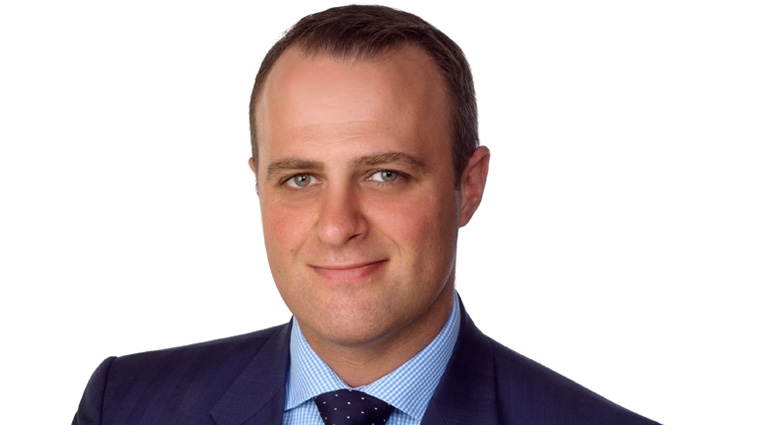
#> input picture InternshipProject/Image/Humanimg.jpg, 760 x 425 px
$ python milestone2_1.py
#> lines starting #> are read from the running program, lines starting #| are printed output that depends on the picture
import cv2
import numpy as np
from matplotlib import pyplot as plt
k = 5
img = cv2.imread("Humanimg.jpg")
#> img is the input picture: shape (425, 760, 3); mean B, G, R 199.5, 199.1, 210.7
img = cv2.cvtColor(img,cv2.COLOR_RGB2BGR)
kernel = np.ones((5,5),np.float32)/25
print (kernel)
dst = cv2.filter2D(img,-1,kernel)
mask = cv2.subtract(img,dst)
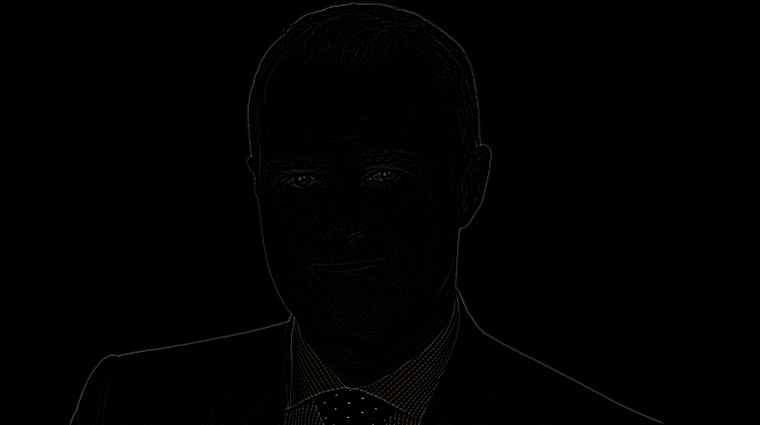
#> mask: shape (425, 760, 3); mean R, G, B 1, 1, 0.9
img_unsharp_highboots = cv2.add(img,k*mask)
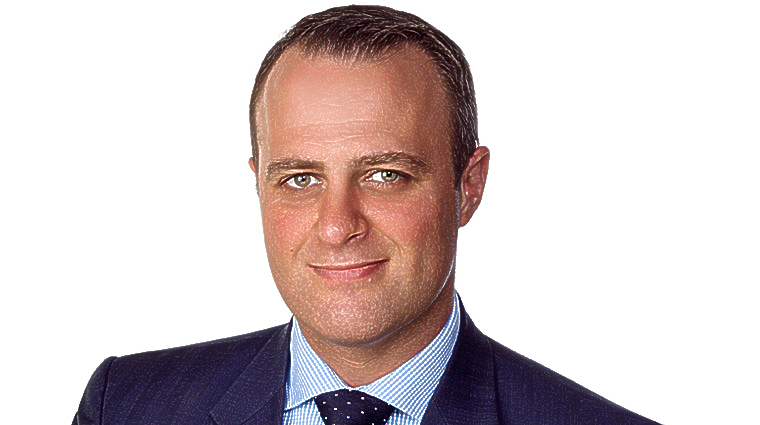
#> img_unsharp_highboots: shape (425, 760, 3); mean R, G, B 213.5, 201.8, 201.9
plt.subplot(121),plt.imshow(img),plt.title('Original')
plt.xticks([]), plt.yticks([])
plt.subplot(122),plt.imshow(img_unsharp_highboots),plt.title('After Unsharp and Highboots')
plt.xticks([]), plt.yticks([])
plt.show()
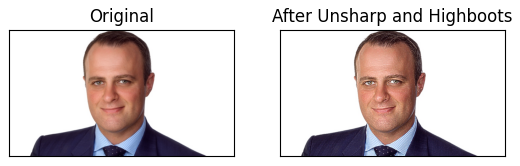
#> figure drawn by matplotlib, 2 panels

$ run again, with InternshipProject/Image/allshape.jpg copied over InternshipProject/Image/Humanimg.jpg
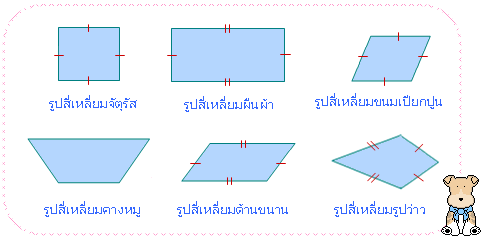
#> input picture InternshipProject/Image/allshape.jpg, 484 x 240 px
#> img is the input picture: shape (240, 484, 3); mean B, G, R 250.9, 241.3, 233.8
#> `mask = cv2.subtract(img,dst)`:
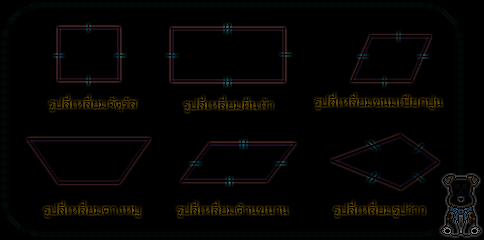
#> mask: shape (240, 484, 3); mean R, G, B 4.7, 3.9, 2.2
#> `plt.show()`:
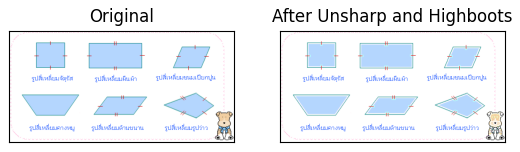
#> figure drawn by matplotlib, 2 panels

$ run again, with InternshipProject/Image/fruitblack.jpg copied over InternshipProject/Image/Humanimg.jpg
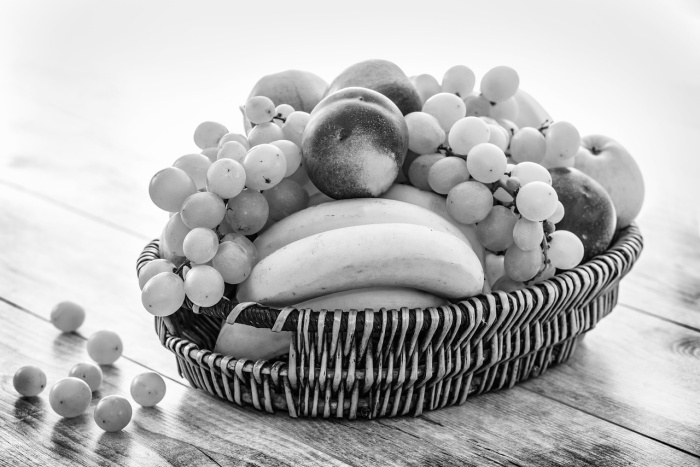
#> input picture InternshipProject/Image/fruitblack.jpg, 700 x 467 px
#> img is the input picture: shape (467, 700, 3); min 0, max 255, mean 181.2
#> `mask = cv2.subtract(img,dst)`:
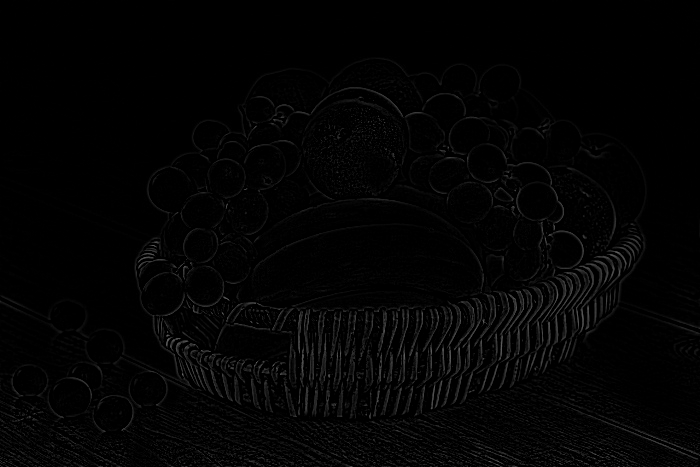
#> mask: shape (467, 700, 3); min 0, max 103, mean 3.6
#> `plt.show()`:
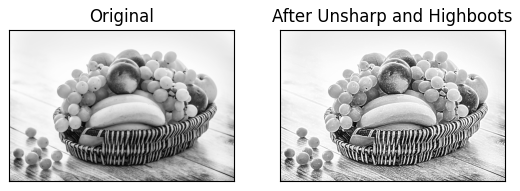
#> figure drawn by matplotlib, 2 panels
